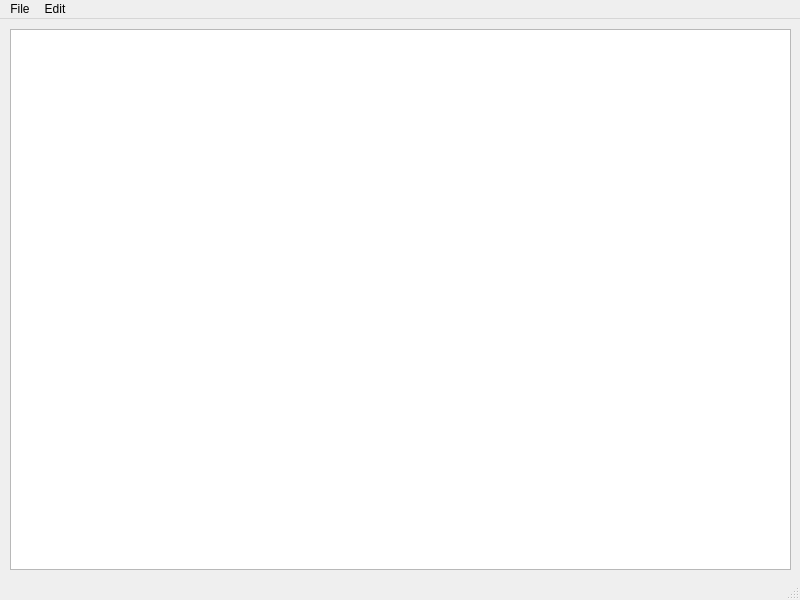
<?xml version="1.0" encoding="UTF-8"?>
<ui version="4.0">
 <class>Notepad</class>
 <widget class="QMainWindow" name="Notepad">
  <property name="geometry">
   <rect>
    <x>0</x>
    <y>0</y>
    <width>800</width>
    <height>600</height>
   </rect>
  </property>
  <property name="windowTitle">
   <string>Notepad</string>
  </property>
  <widget class="QWidget" name="centralwidget">
   <widget class="QTextEdit" name="textEdit">
    <property name="geometry">
     <rect>
      <x>10</x>
      <y>10</y>
      <width>781</width>
      <height>541</height>
     </rect>
    </property>
   </widget>
  </widget>
  <widget class="QMenuBar" name="menubar">
   <property name="geometry">
    <rect>
     <x>0</x>
     <y>0</y>
     <width>800</width>
     <height>21</height>
    </rect>
   </property>
   <widget class="QMenu" name="menuFile">
    <property name="title">
     <string>File</string>
    </property>
    <addaction name="actionNew"/>
    <addaction name="actionOpen"/>
    <addaction name="actionSave_as"/>
    <addaction name="actionPrint"/>
    <addaction name="separator"/>
    <addaction name="actionExit"/>
   </widget>
   <widget class="QMenu" name="menuEdit">
    <property name="title">
     <string>Edit</string>
    </property>
    <addaction name="actionUndo"/>
    <addaction name="actionRedo"/>
    <addaction name="separator"/>
    <addaction name="actionCopy"/>
    <addaction name="actionPaste"/>
    <addaction name="actionCut"/>
   </widget>
   <addaction name="menuFile"/>
   <addaction name="menuEdit"/>
  </widget>
  <widget class="QStatusBar" name="statusbar"/>
  <action name="actionNew">
   <property name="icon">
    <iconset>
     <normalon>:/Icons/New.bmp</normalon>
    </iconset>
   </property>
   <property name="text">
    <string>New</string>
   </property>
  </action>
  <action name="actionOpen">
   <property name="icon">
    <iconset>
     <normalon>:/Icons/Open.bmp</normalon>
    </iconset>
   </property>
   <property name="text">
    <string>Open</string>
   </property>
  </action>
  <action name="actionSave_as">
   <property name="icon">
    <iconset>
     <normalon>:/Icons/Save.bmp</normalon>
    </iconset>
   </property>
   <property name="text">
    <string>Save as</string>
   </property>
  </action>
  <action name="actionExit">
   <property name="icon">
    <iconset>
     <normalon>:/Icons/DeleteSticky.bmp</normalon>
    </iconset>
   </property>
   <property name="text">
    <string>Exit</string>
   </property>
  </action>
  <action name="actionCopy">
   <property name="icon">
    <iconset>
     <normalon>:/Icons/Copy.bmp</normalon>
    </iconset>
   </property>
   <property name="text">
    <string>Copy</string>
   </property>
  </action>
  <action name="actionPaste">
   <property name="icon">
    <iconset>
     <normalon>:/Icons/Paste.bmp</normalon>
    </iconset>
   </property>
   <property name="text">
    <string>Paste</string>
   </property>
  </action>
  <action name="actionCut">
   <property name="icon">
    <iconset>
     <normalon>:/Icons/Cut.bmp</normalon>
    </iconset>
   </property>
   <property name="text">
    <string>Cut</string>
   </property>
  </action>
  <action name="actionPrint">
   <property name="text">
    <string>Print</string>
   </property>
  </action>
  <action name="actionUndo">
   <property name="text">
    <string>Undo</string>
   </property>
  </action>
  <action name="actionRedo">
   <property name="text">
    <string>Redo</string>
   </property>
  </action>
 </widget>
 <resources/>
 <connections/>
</ui>
